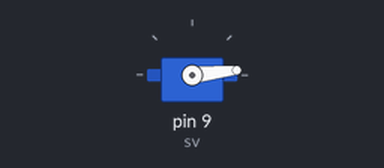
The sketch below on a simulated Arduino Uno, built with avr-gcc and run on an emulated ATmega328P. On the bench: servo.

Above: at 0.22 s.
At 7.87 s:
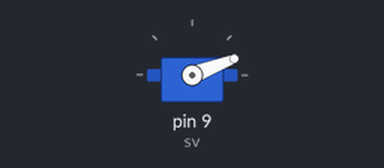
At 18.0 s:
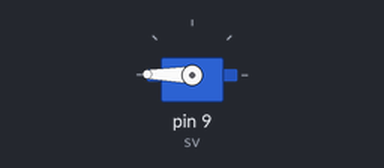
At 39.84 s:
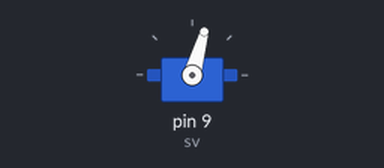
Timing chart, 0 to 40.0 s (numbered marks = the images above):
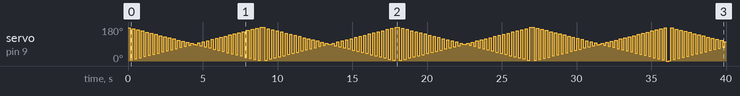

The sketch:

Servo_Test.ino
```cpp
#include <Servo.h>
#include <string.h>

Servo sv;

int p=0;
int t=0;

void setup()
{
  sv.attach(9);
}
void loop()
{
  p=p+3;
  if(p>180)
  {
    p=p%181;
  }
  if(t==1)
  {
    t=0;
    sv.write(p);
  }
  else if(t==0)
  {
    t=1;
    sv.write(180-p);
  }
  delay(150);
}
```

Measured:
- by itself, servo on pin 9 (sv): 177° → 6° at 0.15 s, → 171° 0.15 s later, → 12° 0.15 s later, → 165° 0.15 s later, … (265 changes in this stretch)
